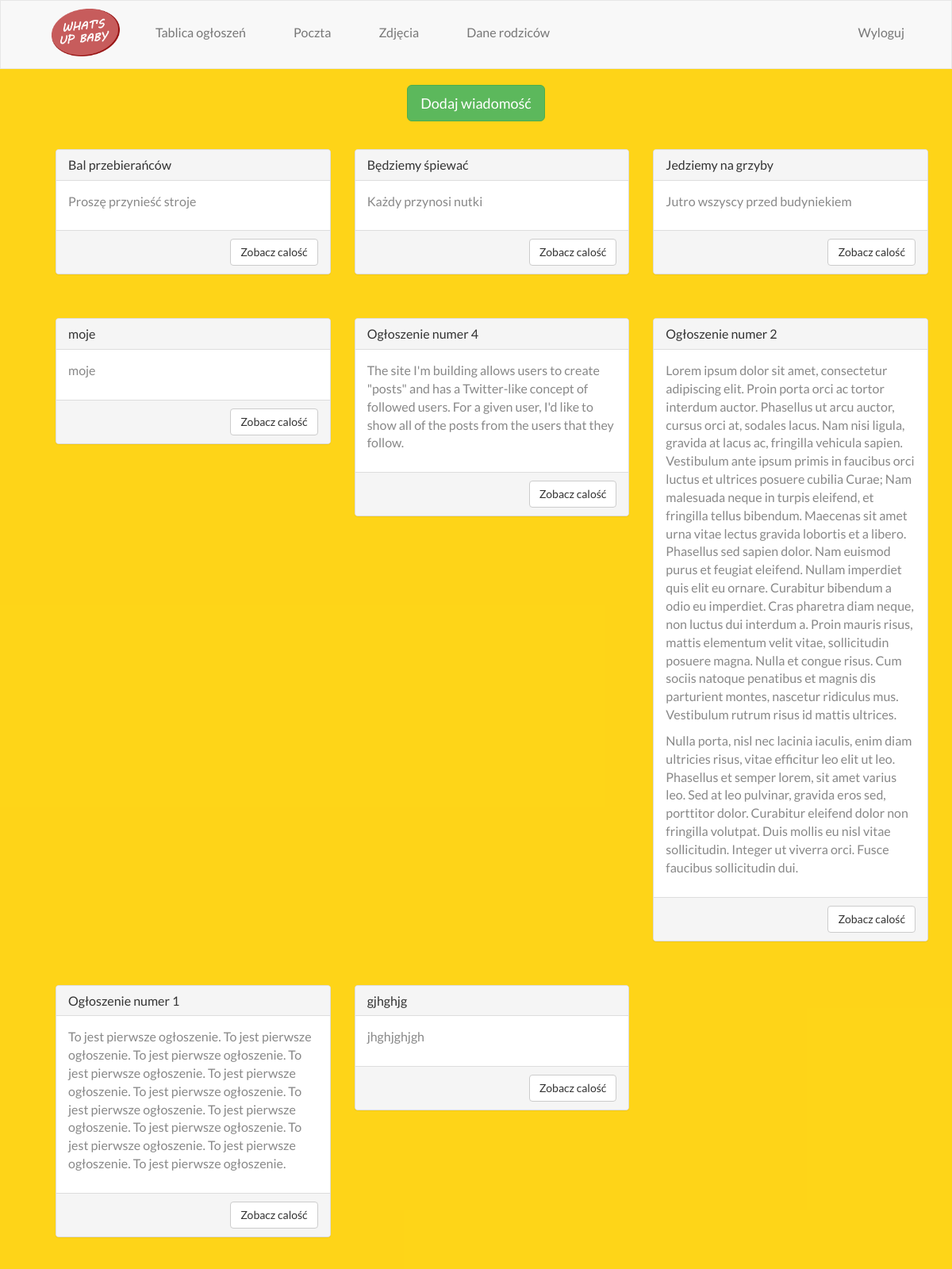
The app's page /tablica/ (signed in) with its own data.
### tablica/models.py (models this page shows, shortened)
class Post(models.Model):
    author = models.ForeignKey('auth.User')
    title = models.CharField(max_length=200)
    text = models.TextField()
    created_date = models.DateTimeField(
            default=timezone.now)
    published_date = models.DateTimeField(
            default=timezone.now)

### tablica/views.py (the view)
# urls.py: url(r'^tablica/', 'tablica.views.posty'),
def posty(request):
    posts = Post.objects.filter(published_date__lte=timezone.now()).order_by('-published_date')
    return render(request, 'tablica.html', {'posts': posts})

### tablica/templates/tablica.html (shortened to what this page needs)
{% load staticfiles %}
<!DOCTYPE html>
<html>
<head>
  <link rel="stylesheet" type="text/css" href="{% static "css/style.css" %}">
  <link rel="stylesheet" type="text/css" href="{% static "css/bootstrap.min.css" %}">
      <link rel="stylesheet" type="text/css" href="{% static "css/default.css" %}" />
    <link rel="stylesheet" type="text/css" href="{% static "css/component.css" %}" />
  </head>
<body id="newslist">
<div style="background-color: rgba(255,209,0,0.9); min-height: 1080px;">
  <nav id="myNavbar" class="navbar navbar-default" role="navigation">
    <div class="container">
{% for group in user.groups.all %}
    {% if group.name == "opiekunowie" %}
            <a href="/opiekun/home" target="_self"><img id="logoTopBar" src="{% static "images/logo.png" %}" alt="logo"></a>
            {% else %}
            {% if request.user.is_authenticated %}
            <a href="/rodzic/home" target="_self"><img id="logoTopBar" src="{% static "images/logo.png" %}" alt="logo"></a>
            {% endif %}
    {% endif %}
{% endfor %}
      <div class="collapse navbar-collapse" id="navbarCollapse">
           <ul class="nav navbar-nav">
            <li><a href="/tablica/" target="_self">Tablica ogłoszeń</a></li>
            <li><a href="#" target="_self">Poczta</a></li>
            <li><a href="#" target="_self">Zdjęcia</a></li>
    {% for group in user.groups.all %}
    {% if group.name == "opiekunowie" %}
            <li><a href="/opiekun/lista_dzieci">Dane rodziców</a></li>
    {% endif %}
{% endfor %}
           </ul>
       {% if request.user.is_authenticated %}
       <ul class="nav navbar-nav navbar-right"><li><a href="/accounts/logout">Wyloguj</a></li></ul>
       	{% else %}
       	<ul class="nav navbar-nav navbar-right"><li><a href="/accounts/login">Zaloguj</a></li></ul>
       	{% endif %}
      </div>
    </div>
  </nav>
    <div class="container fade">
    <div class="wrapper">
{% block content %}
{% for group in user.groups.all %}
    {% if group.name == "opiekunowie" %}
    <div class="row">
      <div class="col-xs-4"></div>
      <div class="col-xs-4 text-center">
	      <a href="/tablica/post_new">
	      	<button type="button" class="btn btn-success btn-lg" style="margin-bottom: 20px;">Dodaj wiadomość</button>
	      </a>
      </div>
      <div class="col-xs-4"></div>
    </div>
    {% endif %}
{% endfor %}
    <div class="row">
    <ul style="list-style: none; color: #888;">
{% if request.user.is_authenticated %}
{% for post in posts %}
         <li class="col-xs-4">
            <div class="panel panel-default">
            <div class="panel-heading">
              <h3 class="panel-title">{{ post.title }}</h3>
            </div>
              <div class="panel-body">{{ post.text|linebreaks }}</div>
              <div class="panel-footer clearfix">
                <div class="pull-right">
                <a href="{% url 'post_detail' pk=post.pk %}" class="btn btn-default">Zobacz calość</a>
                </div>
              </div>
              </div>
          </li>
{% endfor %}
        </ul>
        </div>
      </div>
    </div>
</div>
</body>
</html>
{% else %}
    <div>
        <p>musisz sie <a href="/accounts/login">zalogowac</a> by ogladac tablice</p>
    </div>
{% endif %}
{% endblock %}

### static/css/style.css (style rules this page uses)
#logoTopBar { float:left; height: 60px; margin: 10px 15px 5px 35px; -webkit-transition: all 1s ease; transition: all 1s ease; }
.navbar { border-radius: 0px !important; -webkit-border-radius: 0px !important; -moz-border-radius: 0px !important; }

### static/css/default.css (style rules this page uses)
*, *:after, *:before { -webkit-box-sizing: border-box; -moz-box-sizing: border-box; box-sizing: border-box; }
body, html { font-size: 100%; padding: 0; margin: 0; }
.clearfix:before, .clearfix:after { content: " "; display: table; }
.clearfix:after { clear: both; }
body { font-family: 'Lato', Calibri, Arial, sans-serif; color: #b3b9bf; background: #f9f9f9; }
a { color: #888; text-decoration: none; }

### tablica/templates/tablica.html (style rules this page uses)
li { padding: 15px; margin-bottom: 5px; }
li:first-child { background: none; }

### records on screen
Post: title "Bal przebierańców", text "Proszę przynieść stroje"
Post: title "Będziemy śpiewać", text "Każdy przynosi nutki"
Post: title "Jedziemy na grzyby", text "Jutro wszyscy przed budyniekiem"
Post: title "moje", text "moje"
Post: title "Ogłoszenie numer 4", text "The site I'm building allows users to create \"posts\" and has a Twitter-like concept of followed users. For a given user, I'd like to show all of the posts from the users that they follow."
Post: title "Ogłoszenie numer 2", text "Lorem ipsum dolor sit amet, consectetur adipiscing elit. Proin porta orci ac tortor interdum auctor. Phasellus ut arcu auctor, cursus orci at, sodales lacus. Nam nisi ligula, gravida at lacus ac, fringilla vehicula sapien. Vestibulum ante ipsum primis in faucibus orci luctus et ultrices posuere cubilia Curae; Nam malesuada neque in turpis eleifend, et fringilla tellus bibendum. Maecenas sit amet urna vitae lectus gravida lobortis et a libero. Phasellus sed sapien dolor. Nam euismod purus et feugiat eleifend. Nullam imperdiet quis elit eu ornare. Curabitur bibendum a odio eu imperdiet. Cras pharetra diam neque, non luctus dui interdum a. Proin mauris risus, mattis elementum velit vitae,…"
Post: title "Ogłoszenie numer 1", text "To jest pierwsze ogłoszenie. To jest pierwsze ogłoszenie. To jest pierwsze ogłoszenie. To jest pierwsze ogłoszenie. To jest pierwsze ogłoszenie. To jest pierwsze ogłoszenie. To jest pierwsze ogłoszenie. To jest pierwsze ogłoszenie. To jest pierwsze ogłoszenie. To jest pierwsze ogłoszenie. To jest pierwsze ogłoszenie. To jest pierwsze ogłoszenie."
Post: title "gjhghjg", text "jhghjghjgh"
